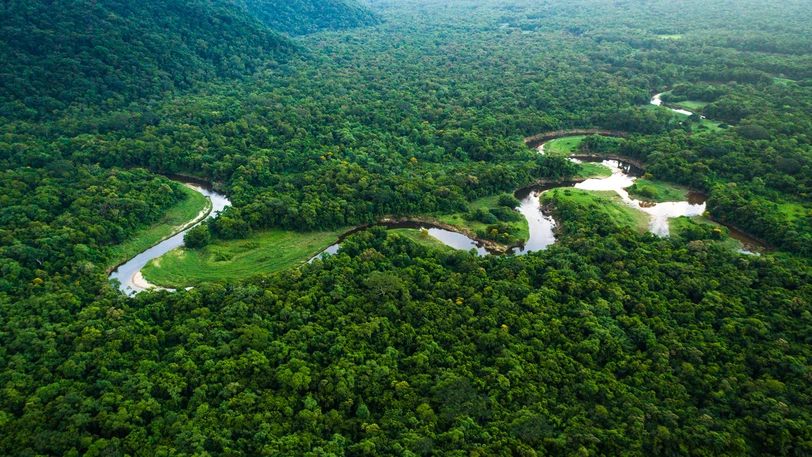
#> input picture images/1.jpeg, 812 x 457 px
$ jupyter execute 'cv2 split and merge.ipynb'
#> lines starting #> are read from the running program, lines starting #| are printed output that depends on the picture; after the words box and inside, x2 and y2 are one past the last pixel; in counts of white or black regions, pixels touching at a corner belong together
[cell 1]
import numpy as np
import cv2

[cell 2]
img = cv2.imread('images/1.jpeg')
#> img is the input picture: shape (457, 812, 3); mean B, G, R 56.3, 86.4, 48.8
cv2.imshow('image',img)
cv2.waitKey(0)
cv2.destroyAllWindows()

[cell 3]
b,g,r = cv2.split(img)
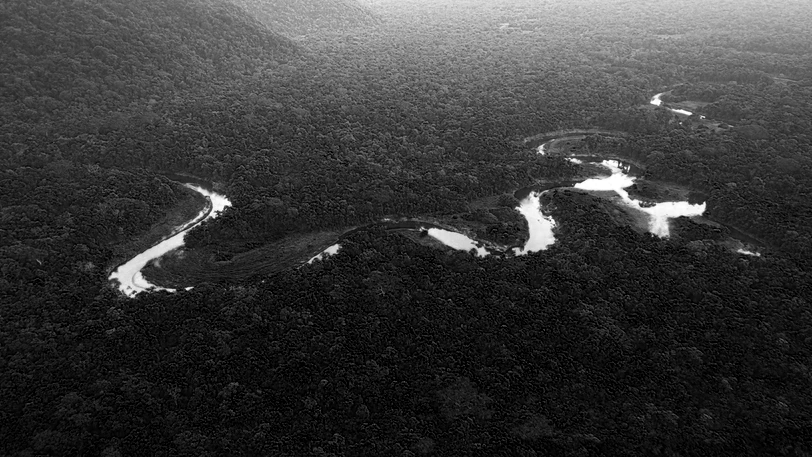
#> b: shape (457, 812); min 0, max 255, mean 56.3
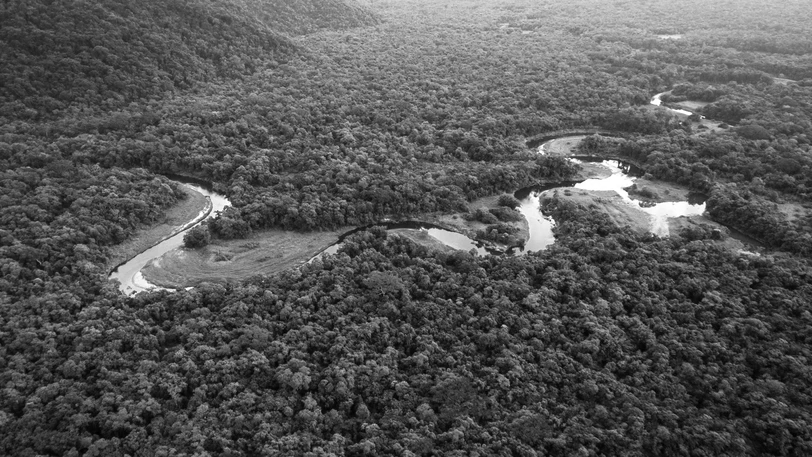
#> g: shape (457, 812); min 0, max 255, mean 86.4
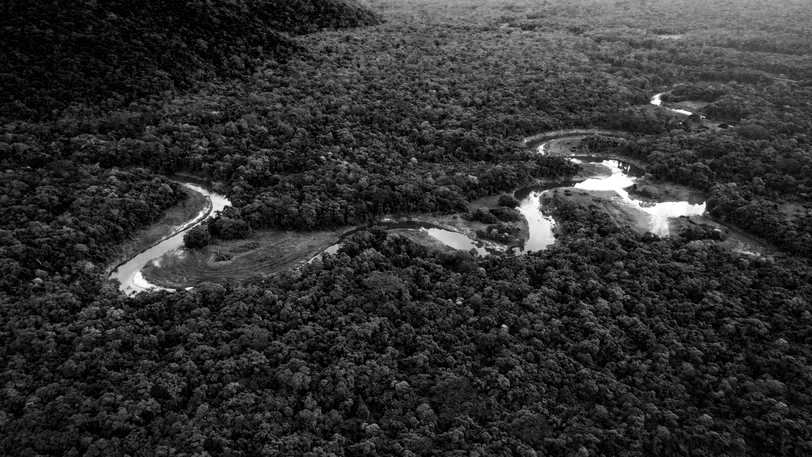
#> r: shape (457, 812); min 0, max 255, mean 48.8

[cell 4]
print(b,g,r)
#> (printed output is left out)

[cell 5]
img2 = cv2.merge((b,g,r))
cv2.imshow('image',img2)
cv2.waitKey(0)
cv2.destroyAllWindows()

[cell 6]
temp = img[300:400,400:500]
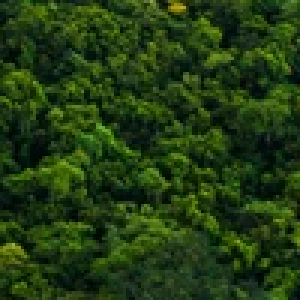
#> temp: shape (100, 100, 3) (shown 3 times larger); mean B, G, R 17.2, 59.3, 33.7
img[100:200, 200:300] = temp
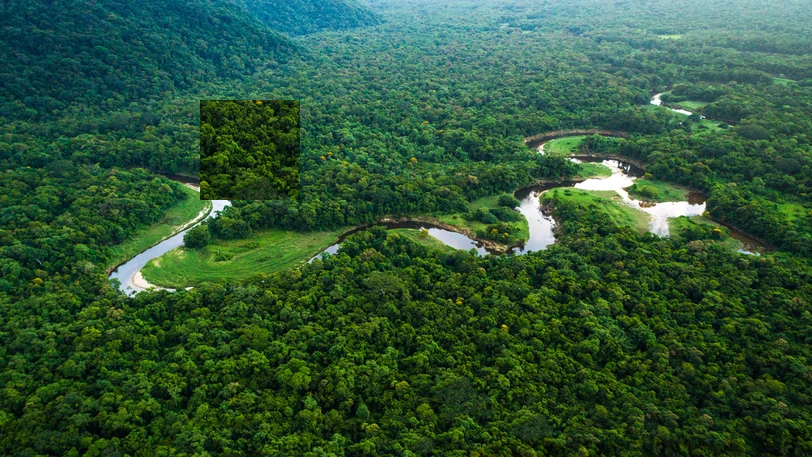
#> img: shape (457, 812, 3); 2.69% of pixels changed, all inside (x1, y1, x2, y2) = (200, 100, 300, 200)
cv2.imshow('image',img)
cv2.waitKey(0)
cv2.destroyAllWindows()

[cell 7]
img1 = cv2.imread('images/1.jpeg')
img2 = cv2.imread('images/2.jpeg')
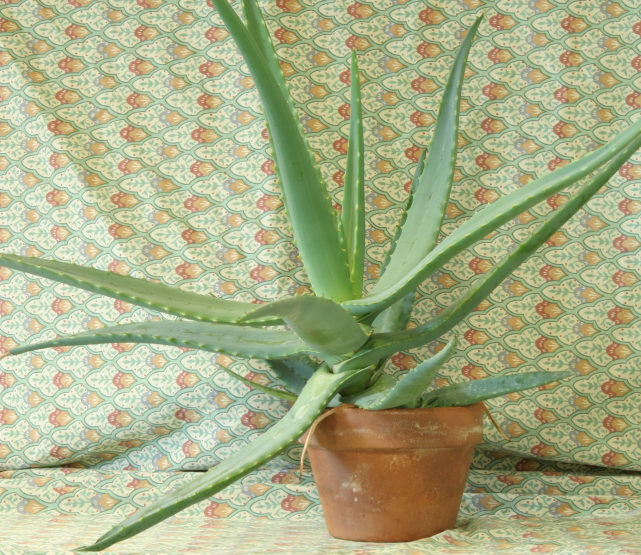
#> input picture images/2.jpeg, 1282 x 1110 px (shown at 1/2 size)
#> img2 is the input picture: shape (1110, 1282, 3); mean B, G, R 134.1, 174.2, 168

img1 = cv2.resize(img1,(520,520))
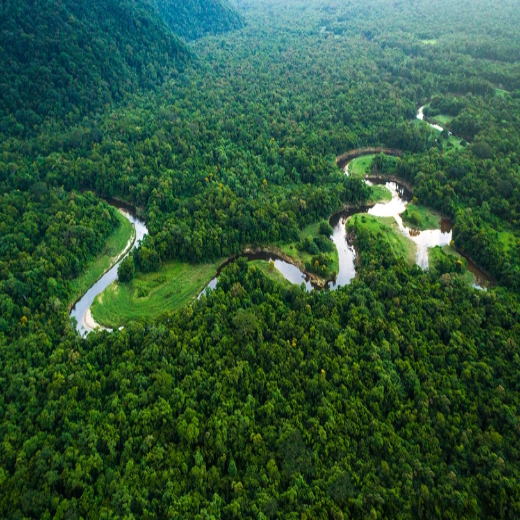
#> img1: shape (520, 520, 3); mean B, G, R 56.2, 86.3, 48.6
img2 = cv2.resize(img2,(520,520))
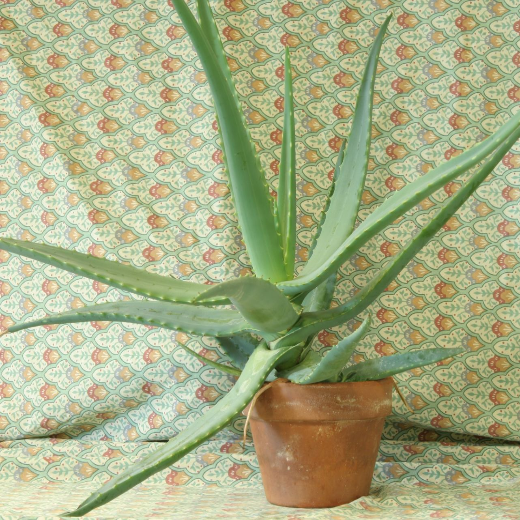
#> img2: shape (520, 520, 3); mean B, G, R 134, 174.1, 167.9

[cell 8]
dst = cv2.addWeighted(img1,.7,img2,.3,0)
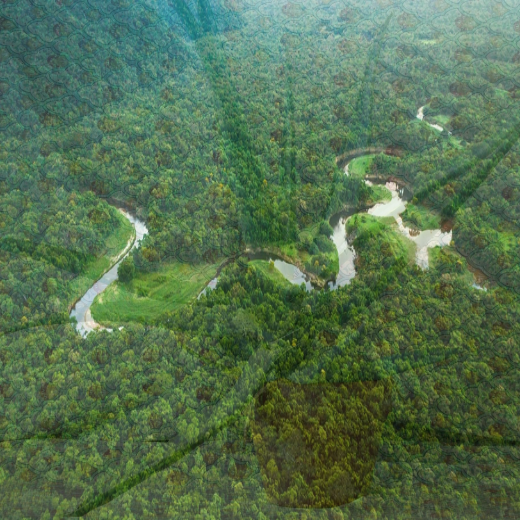
#> dst: shape (520, 520, 3); mean B, G, R 79.6, 112.6, 84.4
cv2.imshow('image',dst)
cv2.waitKey(0)
cv2.destroyAllWindows()
